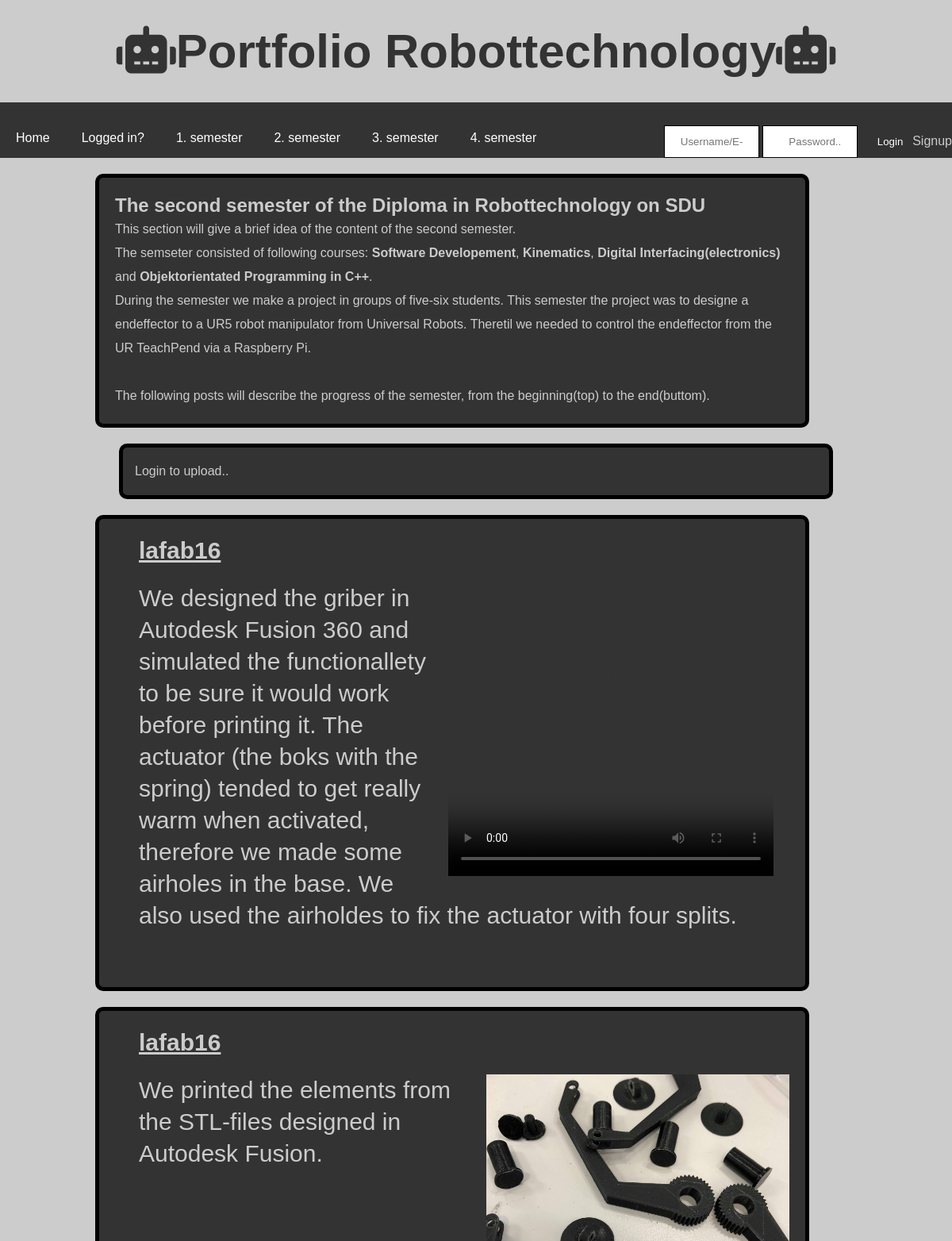
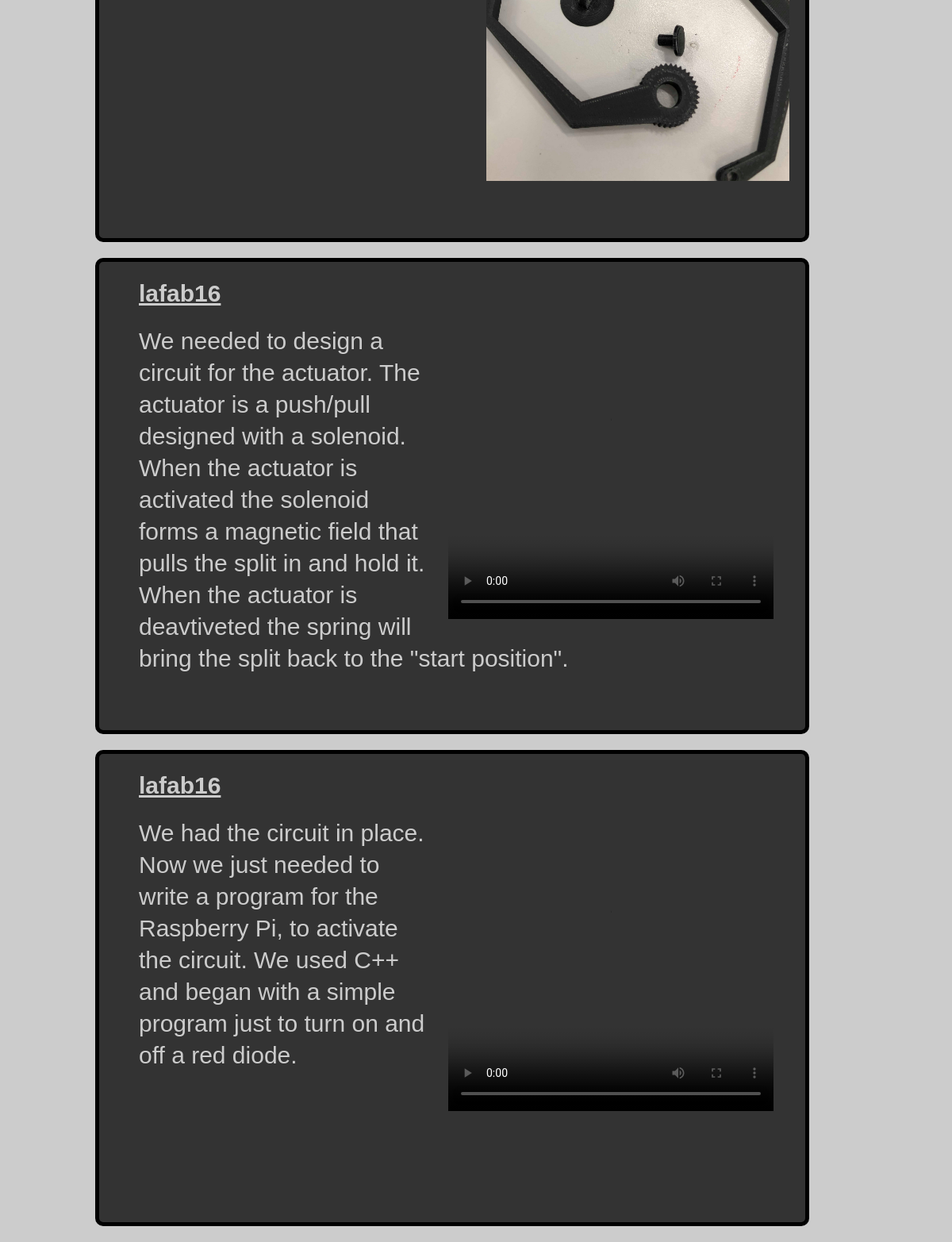
The page /Sem2.php on the database its author committed (2 pictures, top to bottom).
### tables this page shows
CREATE TABLE IF NOT EXISTS `images2` (
  `idPic` int(11) NOT NULL AUTO_INCREMENT,
  `uidusers` tinytext,
  `idUs` int(11) DEFAULT NULL,
  `path` varchar(200) NOT NULL,
  `tex` text NOT NULL,
  PRIMARY KEY (`idPic`),
  KEY `idUs` (`idUs`),
  CONSTRAINT `images2_ibfk_1` FOREIGN KEY (`idUs`) REFERENCES `users` (`idUsers`)
);

### Sem2.php (the view, shortened to what this page needs)
<?php
  require 'header.php';
 ?>
<!DOCTYPE html>
<html>
<head>
	<link rel="stylesheet" href="https://use.fontawesome.com/releases/v5.7.1/css/all.css">
	<link rel="stylesheet" href="style.css"/>
</head>
<body>
<div class="wrapperscale">
	<article class="articlescaletop">
	<p>
		<h1>The second semester of the Diploma in Robottechnology on SDU</h1>
		This section will give a brief idea of the content of the second semester.
		<br/> The semseter consisted of following courses: <b>Software Developement</b>, <b>Kinematics</b>, <b>Digital Interfacing(electronics)</b> and <b>Objektorientated Programming in C++</b>.
		<br/> During the semester we make a project in groups of five-six students. This semester the project was to designe a endeffector
		to a UR5 robot manipulator from Universal Robots. Theretil we needed to control the endeffector from the UR TeachPend via a Raspberry Pi.
		<br/><br/>
		The following posts will describe the progress of the semester, from the beginning(top) to the end(buttom).
	</p>
	</article>
</div>
<div class="wrapperscale">
  <article class="articlescaleupload">
    <?php
      $server_name = "localhost";
      $dB_username = "root";
      $dB_password = "";
      $dB_name = "lafab16";
      $dB_port = "3308";
      $connect = new PDO("mysql:host=$server_name;port=$dB_port;dbname=$dB_name", $dB_username, $dB_password);
     if (isset($_SESSION['userId'])) {
       echo '<form action="Includes/uploade_inc.php?page=2" method="post" enctype="multipart/form-data">
      <input type="hidden" name="size" value="10000">
      <input type="file" name="file" value="">
      <div>
        <textarea name="text" cols="40" rows="4" placeholder="Say something about your image/project"></textarea>
      </div>
      <div>
        <button type="submit" name="upload_button">Upload</button>
      </div>
    </form>'; }
    else {
      echo "Login to upload..";
    }
    ?>
  </article>
</div>
<?php
echo "<div id='ajax'>";
$sql = "SELECT * FROM images2 ORDER BY idPic desc limit 4";
$stmt = $connect->prepare($sql);
$stmt->execute();
if ($stmt->rowCount() > 0) {
  while ($row = $stmt->fetch(PDO::FETCH_ASSOC)) {
    $fileExt = explode('.', $row['path']);
    if ($fileExt[3] == 'mp4') {
      echo "<div class='wrapperscale'>";
      echo "<article class='articlescale'>";
      echo "<video class='video-article' poster 'image.gif' autoplay controls>";
      echo "<source src='Assignment1/".$row['path']."'type='video/mp4'>";
      echo "</video>";
      echo "<p><b>".$row['uidusers']."</b></p>";
      echo "<p>".$row['tex']."</p>";
      echo "</article>";
      echo "</div>";
    }
    else {
      echo "<div class='wrapperscale'>";
      echo "<article class='articlescale'>";
      echo "<p><b>".$row['uidusers']."</b></p>";
      echo "<img class='img-article' src='Assignment1/".$row['path']."'>";
      echo "<div class= 'align-left'><p>".$row['tex']."</p></div>";
      echo "</article>";
      echo "</div>";
    }
  }
}
echo "</div>";
?>
</body>
</html>

### header.php (shortened to what this page needs)
<!DOCTYPE html>
<html>
  <head>
    <link rel="stylesheet" href="https://use.fontawesome.com/releases/v5.7.1/css/all.css">
    <link rel="stylesheet" href="style.css"/>
  </head>
  <body>
    <header class="headerscale">
      <a href="index_new.php">
      <h1 style="text-align:center;">
      <i class="fas fa-robot"></i>Portfolio Robottechnology<i class="fas fa-robot"></i>
      </h1>
      </a>
    </header>
    <nav class="navscale">
      <div>
        <ul>
          <li><a href="index_new.php">Home</a></li>
          <li><a href="index.php">Logged in?</a></li>
          <li><a href="Sem1.php">1. semester</a></li>
          <li><a href="Sem2.php">2. semester</a></li>
          <li><a href="Sem3.php">3. semester</a></li>
          <li><a href="Sem4.php">4. semester</a></li>
        </ul>
        <div class="align-right">
          <?php
          if (isset($_SESSION['userId'])) {
            echo '  <form action="Includes/logout_inc.php" method="post">
                <button class="align-right header" type="submit" name="logout-submit">Logout</button>
              </form>';
          }
          else {
            echo '<form action="includes/login_inc.php" method="post">
              <input class="align-right header" type="text" name="mailuid" placeholder="Username/E-mail..">
              <input class="align-right header" type="password" name="pwd" placeholder="Password.." size="5">
              <button class="align-right header" type="submit" name="login-submit">Login</button>
              <span class="align-right header">
              <a href="signup.php">Signup</a>
              </span>
            </form>';
          }
         ?>
        </div>
      </div>
    </nav>
  </body>
</html>

### style.css (style rules this page uses)
* { box-sizing: border-box; margin: 0; padding: 0; }
header { background-color: #cccccc; padding: 30px; text-align: center; font-size: 35px; color: #666666; width: 100%; }
.headerscale h1 { font-family: Arial; font-size: 60px; color: #333; }
.align-left { text-align: left; }
body { background-color: #cccccc; font-family: Arial, Helvetica, sans-serif; }
a { text-decoration: none; color: #cccccc; }
nav { width: 100%; height: 20px; background-color: #333333; }
nav form { width: 100%; height: 20px; background-color: #333333; }
nav form a { width: 100%; height: 20px; background-color: #333333; }
ul { list-style: none; margin-left: 0; padding: 0; background-color: #333333; color: #cccccc; }
ul li { list-style: none; display: inline-block; float: left; line-height: 50px; }
ul li a { display: block; color: white; text-align: center; padding: 0 20px; text-decoration: none; }
.wrapperscale { width: 100%; }
.headerscale { display: none; }
.articlescale { width: 90%; height: auto; color: #cccccc; background-color: #333333; border: 5px solid black; border-radius: 10px; padding: 15px; line-height: 30px; margin: 10px auto; float: none; }
.articlescaletop { width: 90%; height: auto; color: #cccccc; background-color: #333333; border: 5px solid black; border-radius: 10px; padding: 15px; line-height: 30px; margin: 10px auto; float: none; }
.articlescaleupload { width: 90%; height: auto; color: #cccccc; background-color: #333333; border: 5px solid black; border-radius: 10px; padding: 15px; line-height: 30px; margin: 10px auto; float: none; }
.articlescale p { padding: 0px 30px 20px; font-family: Arial; font-size: 30px; color: #ccc; line-height: 40px }
.img-article { width: 100% }
.video-article { width: 100%; float: none; }
.navscale { overflow-y: auto; width: 100%; height: 70px; background-color: #333333; }
input.header { width: 10%; padding: 12px 20px; display: inline-block; border: 1px solid #000000; box-sizing: border-box; align: right; }
input { width: 56%; padding: 12px 20px; margin: 8px 0; display: inline-block; border: 1px solid #000000; box-sizing: border-box; }
.align-right { text-align: right; }
button { background-color: #333333; color: white; padding: 14px 20px; margin: 8px 0; border: none; cursor: pointer; width: 56%; }
button.header { background-color: #333333; color: white; margin: 8px 0; border: none; cursor: pointer; height: auto; width: 5%; align: right; }
form { width: 50%; margin: 20px auto; }
p b { text-decoration: underline; }
@media only screen and (min-width: 768px) { .headerscale { display: block; width: 100%; padding-bottom: 30px; } }
@media only screen and (min-width: 768px) { .wrapperscale { width: 600px; margin: 0 auto; } }
@media only screen and (min-width: 1000px) { .wrapperscale { width: 1000px; } }
@media only screen and (min-width: 1000px) { .articlescale { float: center; padding: 20px; margin: 20px 20px 20px; height: 600px; } }
@media only screen and (min-width: 1000px) { .articlescaletop { float: center; padding: 20px; margin: 20px 20px 20px; } }
@media only screen and (min-width: 1000px) { .img-article { width: 45%; float:right; padding-top: 0px; } }
@media only screen and (min-width: 1000px) { .video-article { width: 450px; height: 450px; float: right; padding: 20px 20px 20px 20px; } }

### rows shown on the page
images2: uidusers "lafab16", tex "We designed the griber in Autodesk Fusion 360 and simulated the functionallety to be sure it would work before printing it. The actuator (the boks with the spring) tended to get really warm when activated, therefore we made some airholes in the base. We also used the airholdes to fix the actuator with four splits."
images2: uidusers "lafab16", path (picture), tex "We printed the elements from the STL-files designed in Autodesk Fusion."
images2: uidusers "lafab16", tex "We needed to design a circuit for the actuator. The actuator is a push/pull designed with a solenoid. When the actuator is activated the solenoid forms a magnetic field that pulls the split in and hold it. When the actuator is deavtiveted the spring will bring the split back to the \"start position\"."
images2: uidusers "lafab16", tex "We had the circuit in place. Now we just needed to write a program for the Raspberry Pi, to activate the circuit. We used C++ and began with a simple program just to turn on and off a red diode."
